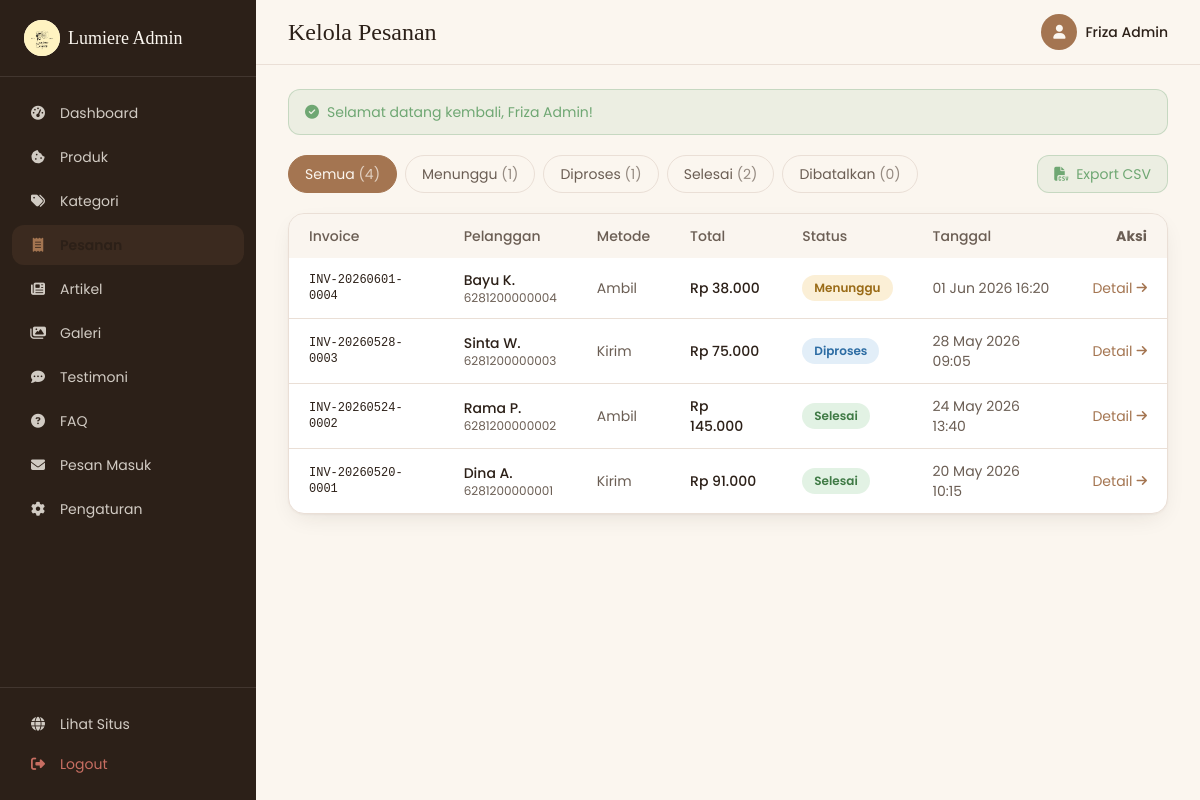
The app's page /index.php?page=admin/orders (signed in) with its own data.
### tables this page shows
CREATE TABLE orders (
  id              INT AUTO_INCREMENT PRIMARY KEY,
  invoice_code    VARCHAR(30) NOT NULL UNIQUE,
  customer_name   VARCHAR(120) NOT NULL,
  customer_phone  VARCHAR(30)  NOT NULL,
  delivery_method ENUM('pickup','delivery','other') NOT NULL DEFAULT 'pickup',
  address         VARCHAR(255) DEFAULT NULL,
  maps_link       VARCHAR(500) DEFAULT NULL,
  notes           VARCHAR(255) DEFAULT NULL,
  subtotal        INT NOT NULL DEFAULT 0,
  shipping_cost   INT NOT NULL DEFAULT 0,
  total           INT NOT NULL DEFAULT 0,
  status          ENUM('pending','processing','done','cancelled') NOT NULL DEFAULT 'pending',
  created_at      TIMESTAMP NOT NULL DEFAULT CURRENT_TIMESTAMP
);

### public/index.php (called while the page is built, shortened)
<?php
require __DIR__ . '/../src/config/database.php';
require __DIR__ . '/../src/includes/functions.php';
$routes = [
    'home'          => 'public/home.php',
    'catalog'       => 'public/catalog.php',
    'product'       => 'public/product.php',
    'cart'          => 'public/cart.php',
    'checkout'      => 'public/checkout.php',
    'order-success' => 'public/order_success.php',
    'articles'      => 'public/articles.php',
    'article'       => 'public/article.php',
    'contact'       => 'public/contact.php',
    'login'  => 'auth/login.php',
    'logout' => 'auth/logout.php',
    'api/cart' => 'api/cart.php',
    'admin'             => 'admin/dashboard.php',
    'admin/products'    => 'admin/products.php',
    'admin/categories'  => 'admin/categories.php',
    'admin/orders'      => 'admin/orders.php',
    'admin/order'       => 'admin/order_detail.php',
    'admin/export'      => 'admin/export_orders.php',
    'admin/testimonials'=> 'admin/testimonials.php',
    'admin/faqs'        => 'admin/faqs.php',
    'admin/articles'    => 'admin/articles.php',
    'admin/gallery'     => 'admin/gallery.php',
    'admin/messages'    => 'admin/messages.php',
    'admin/settings'    => 'admin/settings.php',
];
$page = $_GET['page'] ?? 'home';
$file = SRC_PATH . '/pages/' . $routes[$page];
require $file;

### src/includes/functions.php (called while the page is built, shortened)
<?php
function e($value): string
{
    return htmlspecialchars((string) ($value ?? ''), ENT_QUOTES, 'UTF-8');
}
function url(string $page = 'home', array $params = []): string
{
    $query = array_merge(['page' => $page], $params);
    return APP_BASE . '/index.php?' . http_build_query($query);
}
function asset(string $path): string
{
    return APP_BASE . '/assets/' . ltrim($path, '/');
}
function rupiah($amount): string
{
    return 'Rp ' . number_format((int) $amount, 0, ',', '.');
}
function is_logged_in(): bool
{
    return !empty($_SESSION['admin_id']);
}
function current_admin(): ?array
{
    static $admin = null;
    if ($admin === null) {
        $stmt = db()->prepare('SELECT id, name, username, role FROM admins WHERE id = ?');
        $stmt->execute([$_SESSION['admin_id']]);
        $admin = $stmt->fetch() ?: null;
    }
    return $admin;
}
function get_flash(string $key): ?string
{
    if (!empty($_SESSION['flash'][$key])) {
        $msg = $_SESSION['flash'][$key];
        return $msg;
    }
    return null;
}
function order_status_meta(string $status): array
{
    $map = [
        'pending'    => ['Menunggu', 'status-pending'],
        'processing' => ['Diproses', 'status-processing'],
        'done'       => ['Selesai', 'status-done'],
        'cancelled'  => ['Dibatalkan', 'status-cancelled'],
    ];
    return $map[$status] ?? ['Tidak diketahui', 'status-pending'];
}

### src/config/database.php (called while the page is built, shortened)
<?php
if (!function_exists('env')) {
    function env(string $key, $default = null)
    {
        $val = getenv($key);
        return ($val === false || $val === '') ? $default : $val;
    }
}
function db(): PDO
{
    static $pdo = null;
    if ($pdo instanceof PDO) {
        return $pdo;
    }
    $host = env('DB_HOST', '127.0.0.1');
    $port = env('DB_PORT', '3306');
    $name = env('DB_NAME', 'lumiere_cookies');
    $user = env('DB_USER', 'root');
    $pass = env('DB_PASS', '');
    $dsn = "mysql:host={$host};port={$port};dbname={$name};charset=utf8mb4";
    try {
        $pdo = new PDO($dsn, $user, $pass, [
            PDO::ATTR_ERRMODE            => PDO::ERRMODE_EXCEPTION,
            PDO::ATTR_DEFAULT_FETCH_MODE => PDO::FETCH_ASSOC,
            PDO::ATTR_EMULATE_PREPARES   => false,
        ]);
    } catch (PDOException $e) {
        http_response_code(500);
        die(
            '<div style="font-family:sans-serif;max-width:560px;margin:80px auto;padding:24px;'
            . 'border:1px solid #EADFD6;border-radius:16px;background:#FFF8F2;color:#2F241F">'
            . '<h2 style="margin-top:0">Gagal terhubung ke database</h2>'
            . '<p>Pastikan MySQL berjalan dan file <code>.env</code> sudah diisi dengan benar '
            . '(DB_HOST, DB_NAME, DB_USER, DB_PASS), serta <code>schema.sql</code> &amp; '
            . '<code>seed.sql</code> sudah dijalankan.</p>'
            . '<p style="color:#D97A6C"><strong>Detail:</strong> ' . htmlspecialchars($e->getMessage()) . '</p>'
            . '</div>'
        );
    }
    return $pdo;
}

### src/pages/admin/orders.php (the view, shortened to what this page needs)
<?php
$pageTitle = 'Kelola Pesanan';
$adminPage = 'admin/orders';
$pdo = db();
$statusFilter = $_GET['status'] ?? 'all';
$where  = '';
$params = [];
$stmt = $pdo->prepare("SELECT * FROM orders $where ORDER BY created_at DESC");
$stmt->execute($params);
$orders = $stmt->fetchAll();
$counts = ['all' => 0, 'pending' => 0, 'processing' => 0, 'done' => 0, 'cancelled' => 0];
foreach ($pdo->query("SELECT status, COUNT(*) c FROM orders GROUP BY status") as $r) {
    $counts[$r['status']] = (int) $r['c'];
    $counts['all'] += (int) $r['c'];
}
require SRC_PATH . '/includes/admin_header.php';
$tabs = ['all' => 'Semua', 'pending' => 'Menunggu', 'processing' => 'Diproses', 'done' => 'Selesai', 'cancelled' => 'Dibatalkan'];
?>
<div class="flex flex-wrap items-center justify-between gap-3 mb-5">
  <div class="flex flex-wrap gap-2">
    <?php foreach ($tabs as $key => $label):
      $is = $statusFilter === $key; ?>
      <a href="<?= url('admin/orders', $key === 'all' ? [] : ['status' => $key]) ?>"
         class="text-sm px-4 py-2 rounded-full border transition <?= $is ? 'bg-primary text-cream border-primary' : 'border-line text-body hover:border-primary' ?>">
        <?= $label ?> <span class="opacity-70">(<?= $counts[$key] ?>)</span>
      </a>
    <?php endforeach; ?>
  </div>
  <a href="<?= url('admin/export', $statusFilter === 'all' ? [] : ['status' => $statusFilter]) ?>"
     class="inline-flex items-center gap-2 text-sm bg-success/10 text-success border border-success/30 px-4 py-2 rounded-xl hover:bg-success/20 transition">
    <i class="fa-solid fa-file-csv"></i> Export CSV
  </a>
</div>
<div class="bg-card border border-line rounded-2xl shadow-soft overflow-hidden">
  <div class="overflow-x-auto">
    <table class="w-full text-sm">
      <thead class="bg-muted/50 text-body text-left">
        <tr>
          <th class="px-5 py-3 font-medium">Invoice</th>
          <th class="px-5 py-3 font-medium">Pelanggan</th>
          <th class="px-5 py-3 font-medium">Metode</th>
          <th class="px-5 py-3 font-medium">Total</th>
          <th class="px-5 py-3 font-medium">Status</th>
          <th class="px-5 py-3 font-medium">Tanggal</th>
          <th class="px-5 py-3 text-right">Aksi</th>
        </tr>
      </thead>
      <tbody class="divide-y divide-line">
        <?php if (!$orders): ?>
          <tr><td colspan="7" class="px-5 py-10 text-center text-body">Tidak ada pesanan pada filter ini.</td></tr>
        <?php else: foreach ($orders as $o):
          [$stLabel, $stClass] = order_status_meta($o['status']);
          $method = ['pickup' => 'Ambil', 'delivery' => 'Kirim', 'other' => 'Lainnya'][$o['delivery_method']] ?? '-'; ?>
        <tr class="hover:bg-muted/30 transition">
          <td class="px-5 py-3 font-mono text-xs text-heading"><?= e($o['invoice_code']) ?></td>
          <td class="px-5 py-3">
            <p class="text-heading font-medium"><?= e($o['customer_name']) ?></p>
            <p class="text-xs text-body"><?= e($o['customer_phone']) ?></p>
          </td>
          <td class="px-5 py-3 text-body"><?= $method ?></td>
          <td class="px-5 py-3 font-medium text-heading"><?= rupiah($o['total']) ?></td>
          <td class="px-5 py-3"><span class="status-pill <?= $stClass ?>"><?= e($stLabel) ?></span></td>
          <td class="px-5 py-3 text-body"><?= date('d M Y H:i', strtotime($o['created_at'])) ?></td>
          <td class="px-5 py-3 text-right">
            <a href="<?= url('admin/order', ['id' => (int) $o['id']]) ?>" class="inline-flex items-center gap-1 text-primary hover:text-hover transition text-sm">
              Detail <i class="fa-solid fa-arrow-right text-xs"></i>
            </a>
          </td>
        </tr>
        <?php endforeach; endif; ?>
      </tbody>
    </table>
  </div>
</div>
<?php require SRC_PATH . '/includes/admin_footer.php'; ?>

### src/includes/admin_header.php (shortened to what this page needs)
<?php
$admin     = current_admin();
$adminPage = $adminPage ?? '';
$pageTitle = $pageTitle ?? 'Admin';
$menu = [
    ['admin',              'Dashboard',   'fa-gauge-high'],
    ['admin/products',     'Produk',      'fa-cookie-bite'],
    ['admin/categories',   'Kategori',    'fa-tags'],
    ['admin/orders',       'Pesanan',     'fa-receipt'],
    ['admin/articles',     'Artikel',     'fa-newspaper'],
    ['admin/gallery',      'Galeri',      'fa-images'],
    ['admin/testimonials', 'Testimoni',   'fa-comment-dots'],
    ['admin/faqs',         'FAQ',         'fa-circle-question'],
    ['admin/messages',     'Pesan Masuk', 'fa-envelope'],
    ['admin/settings',     'Pengaturan',  'fa-gear'],
];
$flashSuccess = get_flash('success');
?>
<!DOCTYPE html>
<html lang="id" class="scroll-smooth">
<head>
<script src="https://cdn.tailwindcss.com"></script>
<link rel="stylesheet" href="https://cdnjs.cloudflare.com/ajax/libs/font-awesome/6.5.2/css/all.min.css">
<link rel="stylesheet" href="<?= asset('css/style.css') ?>">
</head>
<body class="bg-cream text-body font-sans antialiased">
<div class="min-h-screen flex">
  <aside id="adminSidebar" class="fixed lg:sticky top-0 z-40 h-screen w-64 shrink-0 bg-heading text-cream/80 flex flex-col -translate-x-full lg:translate-x-0 transition-transform duration-300">
    <div class="px-6 py-5 border-b border-cream/10 flex items-center gap-2">
      <span class="grid place-items-center w-9 h-9 rounded-full bg-cream overflow-hidden"><img src="<?= asset('images/logo.png') ?>" alt="Lumiere" class="w-full h-full object-contain"></span>
      <span class="font-display text-lg text-cream">Lumiere Admin</span>
    </div>
    <nav class="flex-1 overflow-y-auto px-3 py-4 space-y-1">
      <?php foreach ($menu as [$key, $label, $icon]):
        $is = $adminPage === $key; ?>
        <a href="<?= url($key) ?>"
           class="admin-link flex items-center gap-3 px-4 py-2.5 rounded-xl text-sm transition <?= $is ? 'active bg-primary text-cream' : 'hover:bg-cream/10' ?>">
          <i class="fa-solid <?= $icon ?> w-5 text-center"></i><?= e($label) ?>
        </a>
      <?php endforeach; ?>
    </nav>
    <div class="px-3 py-4 border-t border-cream/10">
      <a href="<?= url('home') ?>" target="_blank" class="flex items-center gap-3 px-4 py-2.5 rounded-xl text-sm hover:bg-cream/10 transition">
        <i class="fa-solid fa-globe w-5 text-center"></i>Lihat Situs
      </a>
      <a href="<?= url('logout') ?>" class="flex items-center gap-3 px-4 py-2.5 rounded-xl text-sm text-danger/90 hover:bg-danger/15 transition">
        <i class="fa-solid fa-right-from-bracket w-5 text-center"></i>Logout
      </a>
    </div>
  </aside>
  <div class="flex-1 min-w-0 flex flex-col">
    <header class="sticky top-0 z-20 bg-cream/85 backdrop-blur border-b border-line">
      <div class="px-4 sm:px-6 lg:px-8 h-16 flex items-center justify-between gap-3">
        <div class="flex items-center gap-3">
          <h1 class="font-display text-xl sm:text-2xl text-heading"><?= e($pageTitle) ?></h1>
        </div>
        <div class="flex items-center gap-3">
          <span class="hidden sm:flex items-center gap-2 text-sm">
            <span class="w-9 h-9 grid place-items-center rounded-full bg-primary text-cream"><i class="fa-solid fa-user"></i></span>
            <span class="text-heading font-medium"><?= e($admin['name'] ?? 'Admin') ?></span>
          </span>
        </div>
      </div>
    </header>
    <main class="flex-1 px-4 sm:px-6 lg:px-8 py-6">
      <?php if ($flashSuccess): ?>
        <div class="mb-5 rounded-xl border border-success/30 bg-success/10 text-success px-4 py-3 text-sm">
          <i class="fa-solid fa-circle-check mr-2"></i><?= e($flashSuccess) ?>
        </div>
      <?php endif; ?>

### public/assets/css/style.css (style rules this page uses)
:root { --primary: #A47551; --hover: #8C6244; --line: #EADFD6; --heading: #2C2018; }
* { -webkit-tap-highlight-color: transparent; }
.status-pill { font-size: 12px; font-weight: 600; padding: 3px 12px; border-radius: 999px; display: inline-flex; align-items: center; gap: .35rem; }
.status-pending { background: #FBEFD6; color: #9A6B17; }
.status-processing { background: #E2EEF8; color: #2C6CA3; }
.status-done { background: #E2F2E4; color: #3F7A45; }
.admin-link.active { background: rgba(164,117,81,.12); color: #2C2018; font-weight: 600; }
.admin-link.active i { color: #A47551; }

### records on screen
orders: invoice_code "INV-20260601-0004", customer_name "Bayu K.", customer_phone "6281200000004", delivery_method "Ambil", total "Rp 38.000", stLabel "Menunggu", created_at "01 Jun 2026 16:20"
orders: invoice_code "INV-20260528-0003", customer_name "Sinta W.", customer_phone "6281200000003", delivery_method "Kirim", total "Rp 75.000", stLabel "Diproses", created_at "28 May 2026 09:05"
orders: invoice_code "INV-20260524-0002", customer_name "Rama P.", customer_phone "6281200000002", delivery_method "Ambil", total "Rp 145.000", stLabel "Selesai", created_at "24 May 2026 13:40"
orders: invoice_code "INV-20260520-0001", customer_name "Dina A.", customer_phone "6281200000001", delivery_method "Kirim", total "Rp 91.000", stLabel "Selesai", created_at "20 May 2026 10:15"

### other values on screen
$label "Dashboard"
$label "Produk"
$label "Kategori"
$label "Artikel"
$label "Galeri"
$label "Testimoni"
$label "FAQ"
$label "Pesan Masuk"
$label "Pengaturan"
$pageTitle "Kelola Pesanan"
$admin['name'] "Friza Admin"
$flashSuccess "Selamat datang kembali, Friza Admin!"
$label "Semua"
$counts[$key] "4"
$label "Menunggu"
